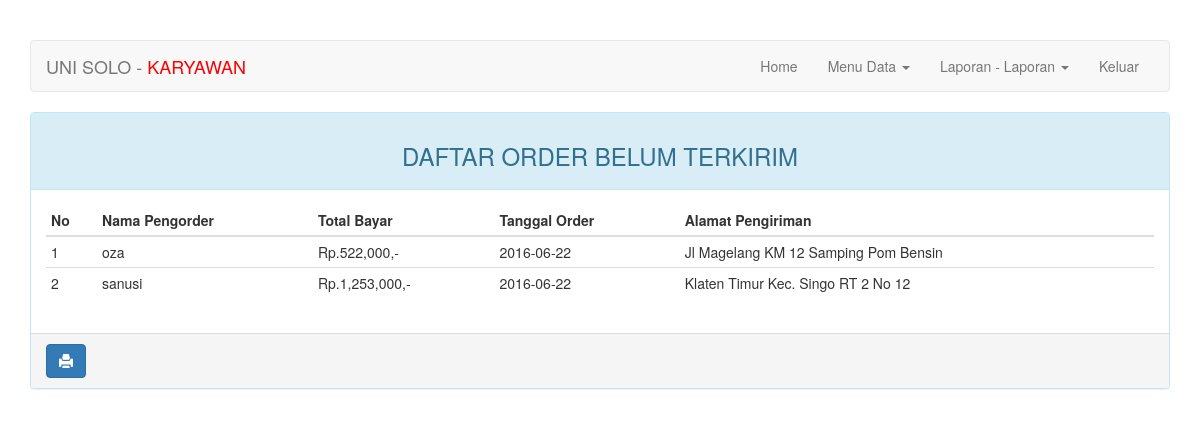
The page /karyawan/index.php?halaman=lap_order_belum_terkirim (signed in) on the database as committed earlier.
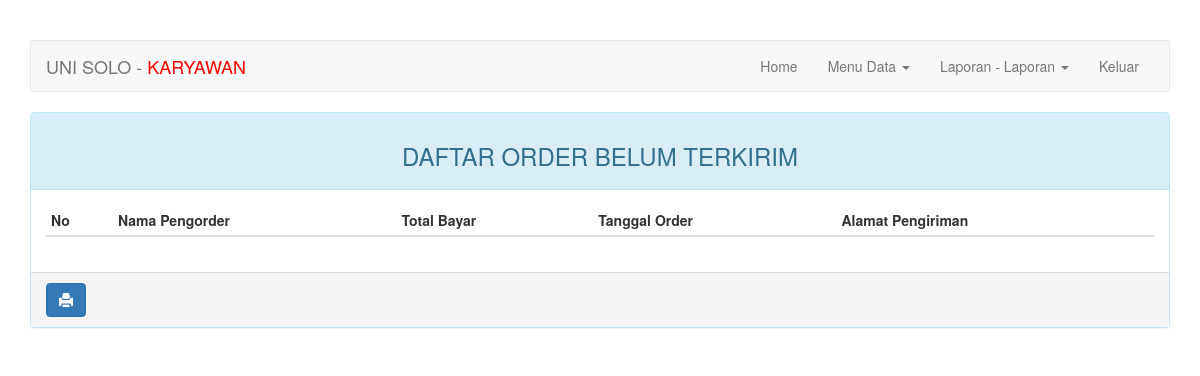
The same page on the database as committed later.
### tables this page shows
CREATE TABLE `order` (
  `id_order` int(10) NOT NULL,
  `id_pelanggan` int(10) NOT NULL,
  `id_ongkos_kirim` int(3) NOT NULL,
  `total_bayar` int(7) NOT NULL,
  `status_konfirmasi` enum('sudah','belum') NOT NULL DEFAULT 'belum',
  `alamat_pengiriman` varchar(50) NOT NULL,
  `tgl_order` date NOT NULL,
  `tgl_tempo_order` date NOT NULL,
  `status_kirim` enum('sudah','belum') NOT NULL DEFAULT 'belum',
  `bukti_pembayaran` varchar(100) DEFAULT NULL
);

CREATE TABLE `pelanggan` (
  `id_pelanggan` int(10) NOT NULL,
  `nama` varchar(20) NOT NULL,
  `email` varchar(20) NOT NULL,
  `telpon` varchar(12) NOT NULL,
  `alamat` varchar(50) NOT NULL,
  `password` varchar(60) NOT NULL
);

### karyawan/halaman/lap_order_belum_terkirim.php (the view)
<div class="col-md-12">
    <div class="panel panel-info">
        <div class="panel-heading"><h3 class="text-center">DAFTAR ORDER BELUM TERKIRIM</h3></div>
        <div class="panel-body">
            <table class="table table-condensed">
                <thead>
                    <tr>
                        <th>No</th>
                        <th>Nama Pengorder</th>
                        <th>Total Bayar</th>
                        <th>Tanggal Order</th>
                        <th>Alamat Pengiriman</th>
                    </tr>
                </thead>
                <tbody>
                    <?php if($query = $koneksi->query("SELECT * FROM `order` o LEFT JOIN order_detail d ON o.id_order=d.id_order LEFT JOIN pelanggan p ON o.id_pelanggan=p.id_pelanggan WHERE o.status_kirim='belum' GROUP BY o.id_order")): ?>
                        <?php $no = 1; ?>
                        <?php while($tamu = $query->fetch_array()): ?>
                            <tr>
                                <td><?=$no++?></td>
                                <td><?=$tamu['nama']?></td>
                                <td>Rp.<?=number_format($tamu['total_bayar'])?>,-</td>
                                <td><?=$tamu['tgl_order']?></td>
                                <td><?=$tamu['alamat_pengiriman']?></td>
                            </tr>
                        <?php endwhile ?>
                    <?php endif ?>
                </tbody>
            </table>
        </div>
        <div class="panel-footer hidden-print ">
            <a onClick="window.print();return false" class="btn btn-primary"><i class="glyphicon glyphicon-print"></i></a>
        </div>
    </div>
</div>

Rows that differ between the two databases and show on the page:
removed order: id_pelanggan.nama "oza", total_bayar "522,000", tgl_order "2016-06-22", alamat_pengiriman "Jl Magelang KM 12 Samping Pom Bensin"
removed order: id_pelanggan.nama "sanusi", total_bayar "1,253,000", tgl_order "2016-06-22", alamat_pengiriman "Klaten Timur Kec. Singo RT 2 No 12"
